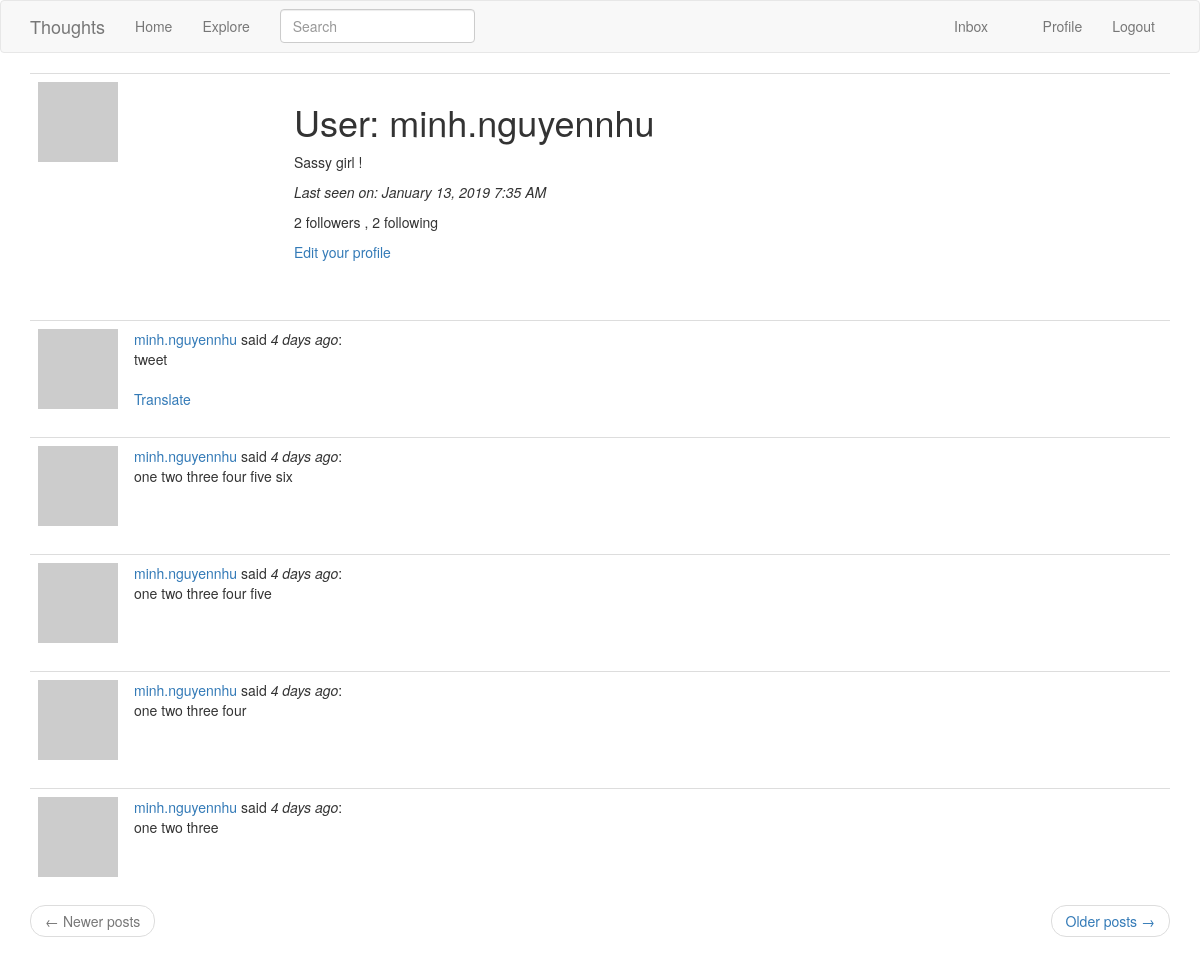
Screenshot of /user/minh.nguyennhu (signed in) with the database file from the repository.
### app/models.py (models this page shows, shortened)
class PaginatedAPIMixin(object):
    @staticmethod
    def to_collection_dict(query, page, per_page, endpoint, **kwargs):
        resources = query.paginate(page, per_page, False)
        data = {
            'items': [item.to_dict() for item in resources.items],
            '_meta': {
                'page': page,
                'per_page': per_page,
                'total_pages': resources.pages,
                'total_items': resources.total
            },
            '_links': {
                'self': url_for(endpoint, page=page, per_page=per_page,
                                **kwargs),
                'next': url_for(endpoint, page=page + 1, per_page=per_page,
                                **kwargs) if resources.has_next else None,
                'prev': url_for(endpoint, page=page - 1, per_page=per_page,
                                **kwargs) if resources.has_prev else None
            }
        }
        return data

class User(UserMixin, PaginatedAPIMixin, db.Model):
    id = db.Column(db.Integer, primary_key=True)
    username = db.Column(db.String(64), index=True, unique=True)
    email = db.Column(db.String(120), index=True, unique=True)
    about_me = db.Column(db.String(140))
    last_seen = db.Column(db.DateTime, default=datetime.utcnow)
    password_hash = db.Column(db.String(128))
    token = db.Column(db.String(32), index=True, unique=True)
    token_expiration = db.Column(db.DateTime)
    posts = db.relationship('Post', backref='author', lazy='dynamic')
    followed = db.relationship(
        'User', secondary=followers,
        primaryjoin=(followers.c.follower_id == id),
        secondaryjoin=(followers.c.followed_id == id),
        backref=db.backref('followers', lazy='dynamic'), lazy='dynamic'
    )
    notifications = db.relationship(
        'Notification',
        backref='user', lazy='dynamic'
    )
    messages_sent = db.relationship(
        'Message',
        foreign_keys='Message.sender_id',
        backref='author', lazy='dynamic'
    )
    messages_received = db.relationship(
        'Message',
        foreign_keys='Message.recipient_id',
        backref='recipient', lazy='dynamic'
    )
    last_message_read_time = db.Column(db.DateTime)
    def avatar(self, size):
        digest = md5(self.email.lower().encode('utf-8')).hexdigest()
        return 'https://www.gravatar.com/avatar/{}?d=identicon&s={}'.format(digest, size)
    def new_messages(self):
        last_read_time = self.last_message_read_time or datetime(1900, 1, 1)
        return Message.query.filter_by(recipient=self).filter(
            Message.timestamp > last_read_time).count()

class SearchableMixin(object):
    @classmethod
    def before_commit(cls, session):
        session._changes = {
            'add': list(session.new),
            'update': list(session.dirty),
            'delete': list(session.deleted)
        }
    @classmethod
    def after_commit(cls, session):
        for obj in session._changes['add']:
            if isinstance(obj, SearchableMixin):
                add_to_index(obj.__tablename__, obj)
        for obj in session._changes['update']:
            if isinstance(obj, SearchableMixin):
                add_to_index(obj.__tablename__, obj)
        for obj in session._changes['delete']:
            if isinstance(obj, SearchableMixin):
                remove_from_index(obj.__tablename__, obj)
        session._changes = None

class Post(SearchableMixin, db.Model):
    __searchable__ = ['body']
    id = db.Column(db.Integer, primary_key=True)
    body = db.Column(db.String(140))
    timestamp = db.Column(db.DateTime, index=True, default=datetime.utcnow)
    user_id = db.Column(db.Integer, db.ForeignKey('user.id'))
    language = db.Column(db.String(5))

### app/main/routes.py (the view)
@bp.route('/user/<username>', methods=['GET', 'POST'])
@login_required
def user(username):
    form = MessageForm()
    user = User.query.filter_by(username=username).first_or_404()
    page = request.args.get('page', 1, type=int)
    posts = user.posts.order_by(Post.timestamp.desc()).paginate(page, current_app.config['POSTS_PER_PAGE'], False)
    next_url = url_for('main.user', username=username, page=posts.next_num) if posts.has_next else None
    prev_url = url_for('main.user', username=username, page=posts.prev_num) if posts.has_prev else None
    if form.validate_on_submit():
        msg = Message(author=current_user, recipient=user, body=form.message.data)
        user.add_notification('unread_message_count', user.new_messages())
        db.session.add(msg)
        db.session.commit()
        flash(_('Your message has been sent to {}.'.format(user.username)))
    return render_template('user.html', user=user, posts=posts.items, next_url=next_url, prev_url=prev_url, form=form, recipient=username)

### app/main/forms.py
class SearchForm(FlaskForm):
    q = StringField(_l('Search'), validators=[DataRequired()])
    def __init__(self, *args, **kwargs):
        if 'formdata' not in kwargs:
            kwargs['formdata'] = request.args
        if 'csrf_enabled' not in kwargs:
            kwargs['csrf_enabled'] = False
        super(SearchForm, self).__init__(*args, **kwargs)

class MessageForm(FlaskForm):
    message = TextAreaField(_l('Message'), validators=[DataRequired(), Length(min=0, max=140)])
    submit = SubmitField(_l('Send'))

### app/main/routes.py (called while the page is built)
@bp.before_app_request
def before_request():
    if current_user.is_authenticated:
        current_user.last_seen = datetime.utcnow()
        db.session.commit()
        g.search_form = SearchForm()
    g.locale = str(get_locale())

### app/models.py (called while the page is built)
@login.user_loader
def load_user(id):
    return User.query.get(int(id))

### app/templates/user.html (shortened to what this page needs)
{% extends "base.html" %}
{% import 'bootstrap/wtf.html' as wtf %}
{% block app_content %}
    <table class="table table-hover">
        <tr>
            <td width="256px"><img src="{{ user.avatar(180) }}"></td>
            <td>
                <h1>{{ _('User') }}: {{ user.username }}</h1>
                {% if user.about_me %}<p>{{ user.about_me }}</p>{% endif %}
                {% if user.last_seen %}<p><i>{{ _('Last seen on') }}: {{ moment(user.last_seen).format('LLL') }}</i></p>{% endif %}
                <p>{{ _('%(count)d followers', count=user.followers.count()) }} , {{ _('%(count)d following', count=user.followed.count()) }}</p>
                {% if user == current_user %}
                <p><a href="{{ url_for('main.edit_profile') }}">{{ _('Edit your profile') }}</a></p>
                {% elif not current_user.is_following(user) %}
                <p><a href="{{ url_for('main.follow', username=user.username) }}">{{ _('Follow') }}</a></p>
                {% else %}
                <p><a href="{{ url_for('main.unfollow', username=user.username) }}">{{ _('Unfollow') }}</a></p>
                {% endif %}
            </td>
        </tr>
    </table>
    <br>
    {% for post in posts %}
        {% include '_post.html' %}
    {% endfor %}
    <nav aria-label="...">
        <ul class="pager">
            <li class="previous{% if not prev_url %} disabled{% endif %}">
                <a href="{{ prev_url or '#' }}">
                    <span aria-hidden="true">&larr;</span> Newer posts
                </a>
            </li>
            <li class="next{% if not next_url %} disabled{% endif %}">
                <a href="{{ next_url or '#' }}">
                    Older posts <span aria-hidden="true">&rarr;</span>
                </a>
            </li>
        </ul>
    </nav>
{% endblock %}

### app/templates/_post.html (shortened to what this page needs)
<table class="table table-hovera">
    <tr>
        <td width="70px">
            <a href="{{ url_for('main.user', username=post.author.username) }}">
                <img src="{{ post.author.avatar(60) }}" />
            </a>
        </td>
        <td>
            {{ _('%(username)s said', username=user_link) }}
            <i>{{ _('%(when)s', when=moment(post.timestamp).fromNow()) }}</i>:
            <br>
            <span id="post{{ post.id }}">{{ post.body }}</span>
            {% if post.language and post.language != g.locale %}
            <br><br>
            <span id="translation{{ post.id }}">
                <a href="javascript:translate(
                            '#post{{ post.id }}',
                            '#translation{{ post.id }}',
                            '{{ post.language }}',
                            '{{ g.locale }}');">{{ _('Translate') }}</a>
            </span>
            {% endif %}
        </td>
    </tr>
</table>

### rows the page displays
User: username "minh.nguyennhu", about_me "Sassy girl !", last_seen "January 13, 2019 7:35 AM"
Post: body "tweet"
Post: body "one two three four five six"
Post: body "one two three four five"
Post: body "one two three four"
Post: body "one two three"
